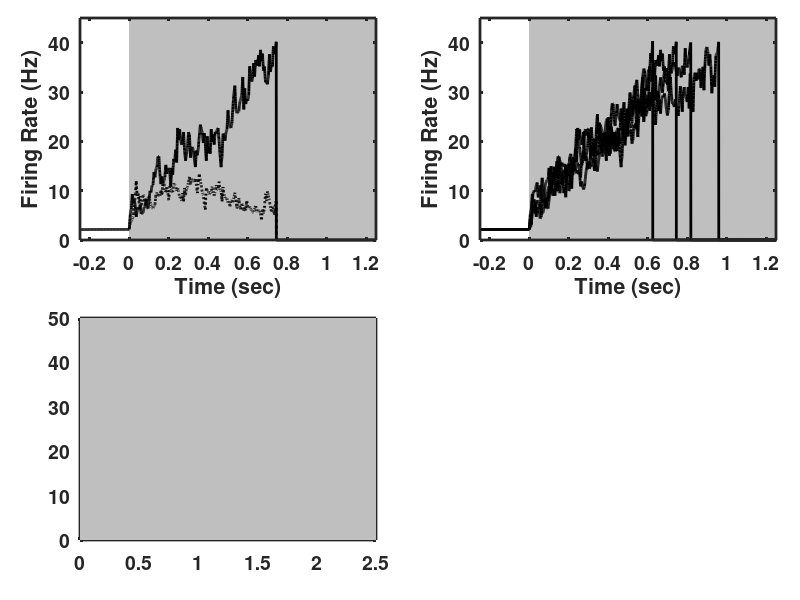
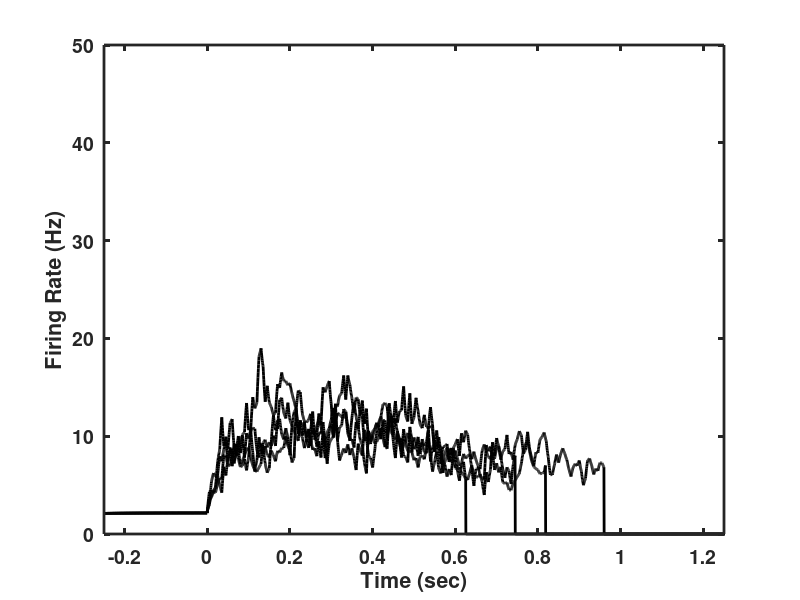

Write the MATLAB code that produced these figures, in order. (Note: this script raises an error after producing the figures.)
% Figure_6_9.m
%
% Firing rate model for two populations with recurrent excitation,
% coupled by cross-inhibition.
%
% This code was used to generate Figure 6.9 of the textbook
% An Introductory Course in Computational Neuroscience
% by Paul Miller (Brandeis University, 2017)
%
%%%%%%%%%%%%%%%%%%%%%%%%%%%%%%%%%%%%%%%%%%%%%%%%%%%%%%%%%%%%%%%%%%%%%%%%%%%
clear;

%% Set up the simulation parameters
dt = 0.0005;                % Time step to use
tmax = 3;                   % Maximum time for simulation
tvec = dt:dt:tmax;          % Vector of time points
Nt = length(tvec);          % Number of time points
Ntrials = 100;              % Number of different simulation trials
stim_noise_on_flag = 1;     % If "1" then noise is in the stimulus
V_noise_on_flag = 0;        % If "1" then additional noise in each unit

%% Parameters for firing-rate response curve which is the model by
%  FS Chance and LF Abbott, Prog Brain Res 149:147-155, 2005
%  The model approximates well the output of a leaky integrate-and-fire
%  (LIF) neuron given its steady state voltage. So LIF parameters are
%  needed.
delta_V = 0.025;            % Threshold voltage minus reset voltage
% The parameters a and sigma_V both set the curvature of firing rate curve.
% sigma_V should be the standard deviation of voltage noise and then gets
% scaled (inversely) by a. Here sigma_V does not actually add noise
% fluctuations unless the flag V_noise_on_flag is set to 1.
a = 0.05;
sigma_V = 0.0002;
Vth = -0.050;               % Threshold voltage (V)
E_L = -0.065;               % Leak voltage (V)
g_L = 0.06;                 % Leak conductance (nS)
E_I = -0.065;               % Inhibitory synapse reversal potential (V)
tau = 0.010;                % Time constant for firing-rate to change
decision_threshold = 40;    % Threshold indicates decision is made

if ( V_noise_on_flag )
    V_Noise = sigma_V;
else
    V_Noise = 0;                % Set voltage noise to zero
end

g_stim = 0.03;

%% Parameters that vary across conditions are given in vectors, with each
%  element of the vector to be used on one corresponding trial.
%  First trial is depression only.
%  Second trial is facilitation only.
%  Third trial has both facilitation and depression.


%% Synaptic response parameters

alpha0 = 0.5;      % Baseline postsynaptic amplitude.
Wee = 0.8;          % Strength of synaptic feedback.
Wei = 8.5;        % Strength of synaptic feedback.
f_f = 0;          % Facilitation factor (0 means no facilitation)
p0 = 0.05;        % Baseline vesicle release probability.

% Time constant for synaptic depression, zero means no depression
tau_d = 0.1;

tau_sE = 0.050;                 % Synaptic time constant for E-feedback
tau_sI = 0.005;                 % Synaptic time constant for I-feedback
tau_f = 0.3;                    % Facilitation time constant

%% Stimulus properties that can vary per trial
stim_amp = 0.25;                % Mean stimulus amplitude
stim_diff = 0.02;               % Amplitude difference between 2 stimuli
t_on = 0.5;                     % Time of stimulus onset
stim_length = tmax-t_on;        % Duration of stimulus
t_off = t_on + stim_length;     % Time for stimulus offset

if ( stim_noise_on_flag )           % If the stimulus is noisy
    stim_noise_amp = 0.01;         % Amplitude of stimulus noise
else
    stim_noise_amp = 0;             % Otherwise set to zero
end

% Because the stimulus noise scales to large values with small dt, it is
% computationally safer to keep the noise timescale fixed at a larger value
% than dt.
noise_time_scale = 0.005;           % 5ms is smaller than most cellular timescales
% noise_bin is the number of time steps in the noise timescale, for which
% the noise input will be identical
noise_bin = round(noise_time_scale/dt);

% N_noise_bins is number of distinct noise values
N_noise_bins = ceil(stim_length/noise_time_scale);

%% Set up the plotting parameters
set(0,'DefaultLineLineWidth',2,...
    'DefaultLineMarkerSize',8, ...
    'DefaultAxesLineWidth',2, ...
    'DefaultAxesFontSize',14,...
    'DefaultAxesFontWeight','Bold');
% LineStyle_vec is to allow different linestyles within a loop
% Note { } is used for a vector of character strings
LineStyle_vec = {'-', '--', ':'};
rmax = decision_threshold + 10;     % Maximum rate for the plots

Wee_mat = [Wee 0; 0 Wee];   % Matrix of E-to-E synaptic strengths
Wei_mat = [0 Wei; Wei 0];   % Matrix of E-to-I synaptic strengths

% Set the stimuli such that stim_amp is the mean and the difference
% (stim_amp1 - stim_amp2) is obtained from stim_diff_vec
% stim_amp1 is amplitude of stimulus to Unit 1
stim_amp1 = stim_amp + 0.5*stim_diff;
% stim_amp2 is amplitude of stimulus to Unit 2
stim_amp2 = stim_amp - 0.5*stim_diff;

mean_r = zeros(2,Nt);   % To accumulate trial-averaged rate
% To accumulate times to threshold, trial-averaged rates will be
% stored in reverse time order.
mean_reverse_r = zeros(2,Nt);
% To count trials that reach each time-point for later
% normalization to find the mean rates since simulations will stop
% when a decision is made and the total number of trials is no
% longer the correct normalization.
trial_counts = zeros(1,Nt);
decision_time = zeros(1,Ntrials);   % To store times to threshold.

% The variable "counts" is to record number of times each Unit is the
% "winner".
counts = zeros(1,2);        

% Loop through trials of identical stimuli to accumulate statistics
for trial = 1:Ntrials;
    stim = zeros(2, Nt);        % Initialize vector for the stimulus
    % then add stimulus to appropriate time points.
    stim(1,round(t_on/dt):round(t_off/dt)) = stim_amp1;
    stim(2,round(t_on/dt):round(t_off/dt)) = stim_amp2;
    
    % Now add noise to the stimulus while it is present
    % Loop through all the separate noise bins
    for bin = 1:N_noise_bins;
        % i_on and i_off indicate the first and last time-points in
        % a bin with fixed noise
        i_on = round(t_on/dt) + (bin-1)*noise_bin+1;
        i_off = round(t_on/dt) + bin*noise_bin;
        % Ensure a separate noise-value is given to each unit but
        % that value is fixed across the set of time-bins within
        % one noise-bin. The value is scaled by the amplitude of
        % noise and inversely by the square-root of the noise-bin
        % size.
        stim(:,i_on:i_off) = stim(:,i_on:i_off) + ...
            stim_noise_amp*randn(2,1)*ones(1,noise_bin)/sqrt(noise_time_scale);
    end
    
    % Below is the formula for the firing rate response function that will
    % be used in both the steady state curves and the simulation.
    % This is a function of "x" where "x" is the value of the
    % variable (or vector of values) sent to the function.
    r_of_Vss = @(x) (x - Vth)./(tau*delta_V*(1-exp(-a*(x-Vth)/sigma_V)));
    
    r = zeros(2,Nt);        % Initialize vector for firing rates
    sE = zeros(2,Nt);       % Initialize vector for synaptic inputs
    sI = zeros(2,Nt);       % Initialize vector for synaptic inputs
    D = ones(2,Nt);         % Initialize vector for depression variable
    F = ones(2,Nt);         % Initialize vector for facilitation variable
    
    % Now produce a vector of stimulus-independent noise for each cell
    V_Noise_vec = V_Noise*randn(2,Nt)*sqrt(tau/dt);
    
    %% Now carry simulate the same model as a function of time
    % In models with multiple variables, each variable is updated using
    % the values of the set of variables on the previous time step
    
    i = 1;              % i denotes the time-step
    % A while loop is used to exit the trial once threshold is
    % reached
    while ( ( i < Nt) && (max(r(:,i)) < decision_threshold ) )                               % Loop through time points
        i = i+1;
        
        % Calculate the steady-state membrane potential for a
        % leaky-integrate-and-fire cell based on the excitatory and
        % inhibitory synaptic inputs.
        % Vss is a column vector with one value for each cell.
        % The synaptic inputs are obtained by matrix multiplication
        % using the connectivity matrices Wee_mat and Wei_mat, plus
        % the stimulus input conductance in "stim".
        Vss = (E_L*g_L +E_I*Wei_mat*sI(:,i-1) )./ ...
            (g_L  + Wee_mat*sE(:,i-1) + Wei_mat*sI(:,i-1) +g_stim*stim(:,i));
        
        % Now update the firing rate using the equation
        % dr/dt = -(r + r(Vss) )/tau
        r(:,i) = r(:,i-1)*(1-dt/tau) + ...
            dt/tau*r_of_Vss(Vss+V_Noise_vec(:,i));
        
        % Next update the facilitation variable which depends on firing
        % rate alone, using the equation
        % dF/dt = (1-F)/tau_F + f_f*(1/p0 - F)*r
        % Note that if f_f is zero then F is fixed at 1.
        F(:,i) = F(:,i-1) +  dt/tau_f*(1-F(:,i-1)) + ...
            f_f*(1/p0-F(:,i-1))*dt.*r(:,i-1);
        
        % Next update the depression variable, which depends on both firing
        % rate and the facilitation variable, using the equation
        % dD/dt = (1-D)/tau_D - pr.D.r (where pr = p0.F)
        if ( tau_d > 0 )        % tau_d = 0 ensures D = 1 always
            D(:,i) = D(:,i-1) +(1-D(:,i-1))*dt/tau_d - ...
                p0*F(:,i-1).*D(:,i-1).*r(:,i-1)*dt;
        else
            D(:,i) = 1;     % No impact of depression if D = 1.
        end
        
        % Finally update the synaptic response variable,s, which depends on
        % all of rate, facilitation and depression variables, using the
        % equation
        % ds/dt = -s/tau_s + alpha.pr.r.(1-s)
        % where pr = p0.F and alpha = alpha_0*D
        sE(:,i) = sE(:,i-1)*(1-dt/tau_sE) + ...
            dt*F(:,i-1)*p0.*D(:,i-1)*alpha0.*r(:,i-1) ...
            .*(1-sE(:,i-1));
        % The inhibitory synapti response differs because of the
        % different time constant. Here, the presynaptic properties
        % (F and D) are identical for inhibitory and excitatory
        % synapses.
        sI(:,i) = sI(:,i-1)*(1-dt/tau_sI) + ...
            dt*F(:,i-1)*p0.*D(:,i-1)*alpha0.*r(:,i-1) ...
            .*(1-sI(:,i-1));
    end;        % go to next time point
    
    % row and column provided for all values of firing rate above
    % threshold in the next line.
    % the first index "cell_series" is the row label, so is the
    % Unit above threshold
    % the second index "time_series" is the column label so
    % contains the corresponding time points above threshold.
    [cell_series, time_series ] = find(r > decision_threshold);
    
    % in the next line "time_point" is the lowest value of all the
    % time points above threshold and "index" corresponds to which
    % element in the vector "time_series" that it corresponds to.
    % Normally index will be 1.
    [time_point, index] = min(time_series);
    % The Unit that crossed threshold first is "winner"
    winner = cell_series(index);
    
    if ( winner )           % Proceed if there is a decision
        % Update the tally for the winning Unit
        counts(winner) = counts(winner) + 1;
        
        % Update tally of decision-making times
        decision_time(trial) = dt*time_point-t_on;
    end
    
    %% Now plot the inidividual trial results
    
    if ( ( trial < 5 ) )
        if ( trial == 1 )
            figure(1)       
            clf
            subplot('Position',[0.6 0.6 0.37 0.37])

            % produce a solid gray rectangle across the region of the stimulus
            fill([0 0 t_off-t_on t_off-t_on],[0 rmax rmax 0],[0.75, 0.75, 0.75], ...
                'EdgeColor','none')
            hold on;        % do not overwrite the gray rectangle
            
            subplot('Position',[0.1 0.6 0.37 0.37])
           % produce a solid gray rectangle across the region of the stimulus
            fill([0 0 t_off-t_on t_off-t_on],[0 rmax rmax 0],[0.75, 0.75, 0.75], ...
                'EdgeColor','none')
            hold on
            plot(tvec-t_on,r(1,:),'k');     % plot firing rate as a function of time
            plot(tvec-t_on,r(2,:),'k:');    % plot firing rate as a function of time
            hold on
            xlabel('Time (sec)')            % Label x-axis on last trial
            ylabel('Firing Rate (Hz)')
            axis([-0.25 1.25 0 45])         % Set the range of each axis
            set(gca,'Layer','top')          % Ensures axes lines are visible on top of the plot



        end
        figure(1)
        subplot('Position',[0.6 0.6 0.37 0.37])
        plot(tvec-t_on,r(1,:),'k');         % plot firing rate as a function of time
        xlabel('Time (sec)')                % Label x-axis on last trial
        ylabel('Firing Rate (Hz)')
        axis([-0.25 1.25 0 45])             % Set the range of each axis
        set(gca,'Layer','top')              % Ensures axes lines are visible on top of the plot

        
        figure(2)
        plot(tvec-t_on,r(2,:),'k');         % plot firing rate as a function of time
        hold on
        xlabel('Time (sec)')                % Label x-axis on last trial
        ylabel('Firing Rate (Hz)')
        axis([-0.25 1.25 0 rmax])           % Set the range of each axis
        set(gca,'Layer','top')              % Ensures axes lines are visible on top of the plot

  end
    % To calculate mean rate we first accumulate across trials then
    % we will noramlize by the number of trials still running at
    % any time point. To achieve the latter we accumulate by 1s in
    % each time-point until the last simulated ("i") in that trial.
    if ( winner == 1 )
        mean_r = mean_r + r;                % accumulate rates
        trial_counts(1:i) = trial_counts(1:i) + 1;  % "i" is last time-point
        % Now store rates in reverse order with the threshold-crossing
        % rate as the initial value, in order to later align to the
        % threshold point.
        mean_reverse_r(:,1:i) = mean_reverse_r(:,1:i) + r(:,i:-1:1);
    end
end;            % Go to next trial

% max_i is the greatest time-point to reach threshold across all trials
% that Unit 1 was the "winner".
max_i = max(find(trial_counts));
% Now divide the sum of rates as a function of time, across trials by the 
% number of trials still active at that point in time. The last index is
% needed to prevent division by zero beyond the slowest decision time.
mean_r(1,1:max_i) = mean_r(1,1:max_i)./trial_counts(1:max_i);
mean_r(2,1:max_i) = mean_r(2,1:max_i)./trial_counts(1:max_i);

% For the reverse rates, all trials are active -- the high indices
% correspond to spontaneous activity before stimulus, which we do not care
% about, so is set to zero.
mean_reverse_r = mean_reverse_r./counts(1);

% First plot stimulus-aligned firing rates of the two units
figure(1)
subplot('Position',[0.1 0.1 0.37 0.37])
% The next line gives the shaded gray box a handle called "shade" that can
% then be used to switch off a legend entry for the object
shade = fill([0 0 t_off-t_on t_off-t_on],[0 rmax rmax 0],[0.75, 0.75, 0.75], ...
    'EdgeColor','none')
set(get(get(shade,'Annotation'),'LegendInformation'),...
    'IconDisplayStyle','off'); % Exclude shaded box from legend
hold on
plot(tvec-t_on,mean_r(1,:),'k');
plot(tvec-t_on,mean_r(2,:),'k:');
xlabel('Time from stimulus (sec)')
ylabel('Mean Rate (Hz)')
axis([-0.25 1.25 0 45])
set(gca,'Layer','top')  % Ensures axes lines are visible on top of the plot
legend('Unit 1','Unit 2')

% Next plot response-aligned firing rates by using the reverse-time rates
% in order of descending index. Index 1 corresponds to the
% threshold-crossing of each trial and higher indices are preceding
% time-points.
figure(1)
subplot('Position',[0.6 0.1 0.37 0.37])
fill([ -t_off+t_on -t_off+t_on 0 0],[0 rmax rmax 0],[0.75, 0.75, 0.75], ...
    'EdgeColor','none')
hold on
plot(tvec-tmax,mean_reverse_r(1,end:-1:1),'k');
plot(tvec-tmax,mean_reverse_r(2,end:-1:1),'k:');
set(gca,'Layer','bottom')  % Ensures axes lines are visible on top of the plot

xlabel('Time before threshold (sec)')
ylabel('Mean Rate (Hz)')
axis([-1.5 0 0 45])
set(gca,'Layer','top')  % Ensures axes lines are visible on top of the plot

annotation('textbox',[0 0.98 0.02 0.02],'LineStyle','none','FontSize',16,'FontWeight','Bold','String','A')
annotation('textbox',[0.5 0.98 0.02 0.02],'LineStyle','none','FontSize',16,'FontWeight','Bold','String','B')
annotation('textbox',[0 0.48 0.02 0.02],'LineStyle','none','FontSize',16,'FontWeight','Bold','String','C')
annotation('textbox',[0.5 0.48 0.02 0.02],'LineStyle','none','FontSize',16,'FontWeight','Bold','String','D')
